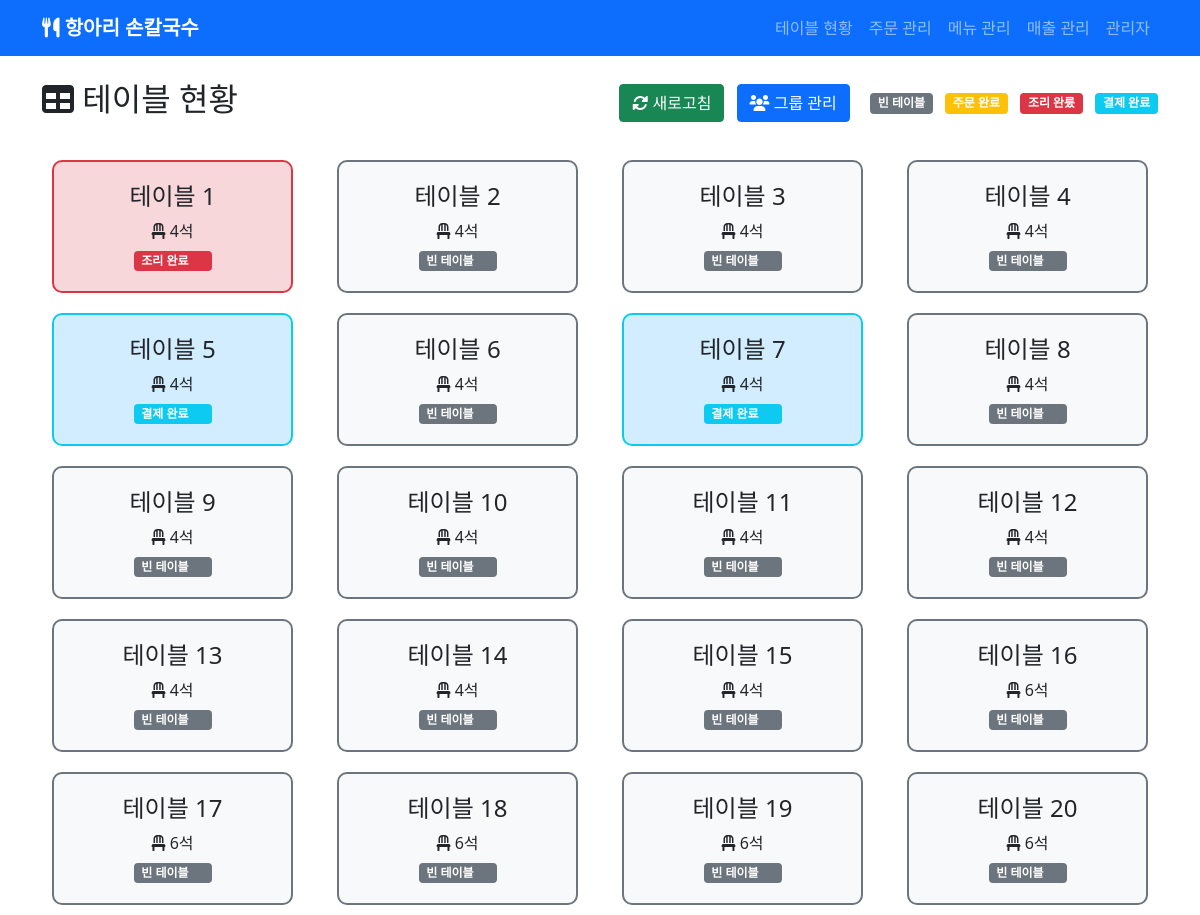
The app's page /, older data.
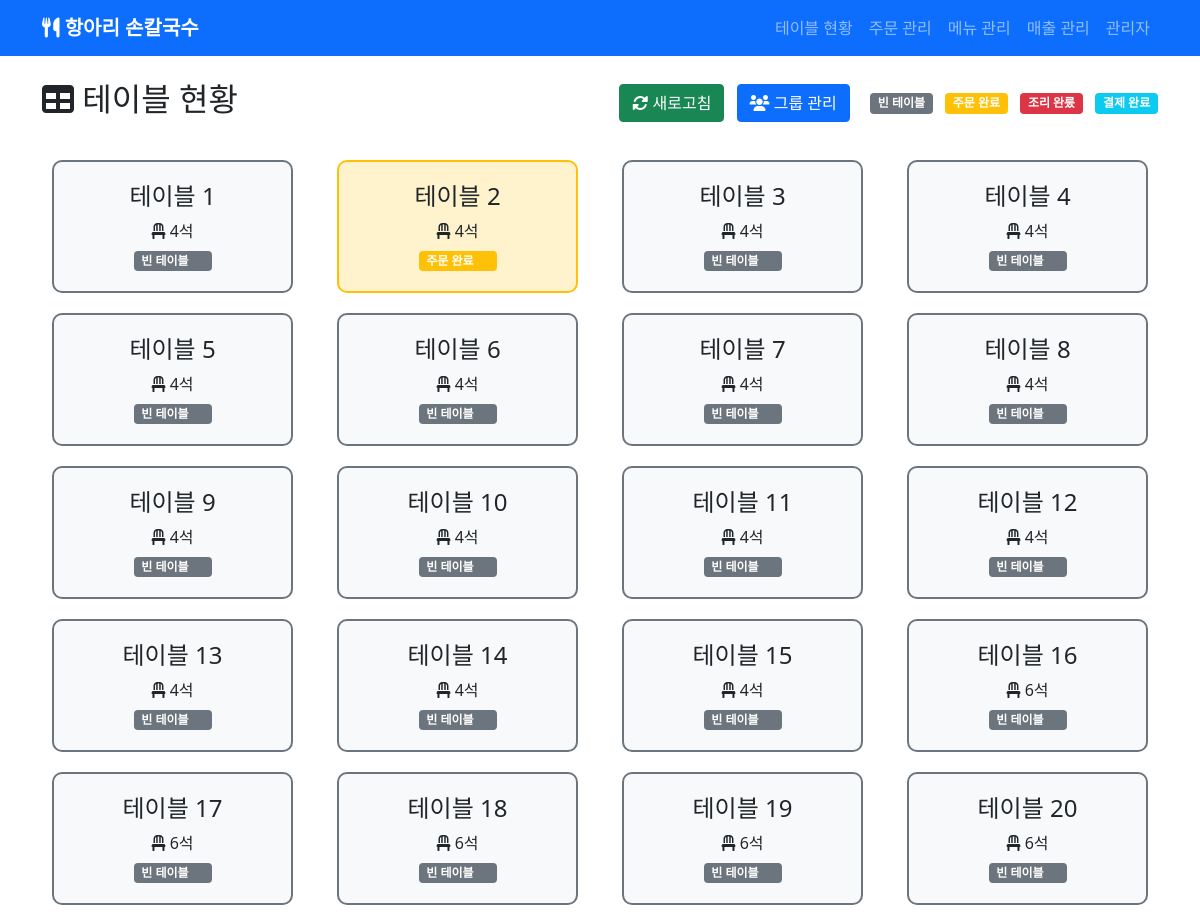
The same page, newer data.
### tables/models.py (models this page shows, shortened)
class Table(models.Model):
    STATUS_CHOICES = [
        ('empty', '빈 테이블'),
        ('ordered', '주문 완료'),
        ('cooking', '조리 완료'),
        ('paid', '결제 완료'),
    ]
    number = models.IntegerField(unique=True, verbose_name='테이블 번호')
    seats = models.IntegerField(default=4, verbose_name='좌석 수')
    status = models.CharField(max_length=10, choices=STATUS_CHOICES, default='empty', verbose_name='상태')
    qr_code = models.ImageField(upload_to='qr_codes/', blank=True, verbose_name='QR코드')
    created_at = models.DateTimeField(auto_now_add=True, verbose_name='생성일시')
    updated_at = models.DateTimeField(auto_now=True, verbose_name='수정일시')
    class Meta:
        verbose_name = '테이블'
        verbose_name_plural = '테이블'
        ordering = ['number']
    def get_group(self):
        try:
            return self.tablegroup_set.first()
        except:
            return None

### tables/views.py (the view)
# urls.py: path('', views.table_dashboard, name='dashboard'),
def table_dashboard(request):
    tables = Table.objects.all().order_by('number')
    return render(request, 'tables/dashboard.html', {'tables': tables})

### templates/tables/dashboard.html (shortened to what this page needs)
{% extends 'base.html' %}
{% block content %}
<div class="d-flex justify-content-between align-items-center mb-4">
    <h2><i class="fas fa-table"></i> 테이블 현황</h2>
    <div>
        <button class="btn btn-success me-2" onclick="location.reload()">
            <i class="fas fa-sync-alt"></i> 새로고침
        </button>
        <button class="btn btn-primary me-3" data-bs-toggle="modal" data-bs-target="#groupModal">
            <i class="fas fa-users"></i> 그룹 관리
        </button>
        <span class="badge bg-secondary me-2">빈 테이블</span>
        <span class="badge bg-warning me-2">주문 완료</span>
        <span class="badge bg-danger me-2">조리 완룼</span>
        <span class="badge bg-info">결제 완료</span>
    </div>
</div>
<div class="row" id="tables-container">
    {% for table in tables %}
    <div class="col-md-3 col-sm-4 col-6">
        <div class="table-card table-{{ table.status }}"
             data-table-id="{{ table.id }}"
             onclick="showTableDetail({{ table.id }})">
            <h4>테이블 {{ table.number }}</h4>
            <p class="mb-1">
                <i class="fas fa-chair"></i> {{ table.seats }}석
            </p>
            <p class="mb-0">
                <span class="badge {% if table.status == 'empty' %}bg-secondary{% elif table.status == 'ordered' %}bg-warning{% elif table.status == 'cooking' %}bg-danger{% elif table.status == 'paid' %}bg-info{% else %}bg-primary{% endif %} status-badge"
                      data-table-id="{{ table.id }}"
                      onclick="event.stopPropagation(); cycleTableStatus({{ table.id }}, '{{ table.status }}')"
                      style="cursor: pointer; user-select: none;"
                      title="클릭하여 상태 변경">
                    {{ table.get_status_display }}
                </span>
            </p>
        </div>
    </div>
    {% endfor %}
</div>
{% endblock %}

### templates/base.html (shortened to what this page needs)
<!DOCTYPE html>
<html lang="ko">
<head>
    <link href="https://cdn.jsdelivr.net/npm/bootstrap@5.1.3/dist/css/bootstrap.min.css" rel="stylesheet">
    <link href="https://cdnjs.cloudflare.com/ajax/libs/font-awesome/6.0.0/css/all.min.css" rel="stylesheet">
</head>
<body>
    <nav class="navbar navbar-expand-lg navbar-dark bg-primary">
        <div class="container">
            <a class="navbar-brand" href="{% url 'tables:dashboard' %}">
                <i class="fas fa-utensils"></i> 항아리 손칼국수
            </a>
            <div class="navbar-nav">
                <a class="nav-link" href="{% url 'tables:dashboard' %}">테이블 현황</a>
                <a class="nav-link" href="{% url 'orders:list' %}">주문 관리</a>
                <a class="nav-link" href="{% url 'menus:list' %}">메뉴 관리</a>
                <a class="nav-link" href="{% url 'reports:dashboard' %}">매출 관리</a>
                <a class="nav-link" href="/admin/">관리자</a>
            </div>
        </div>
    </nav>
    <div class="container mt-4">
        {% block content %}
        {% endblock %}
    </div>
</body>
</html>

### templates/base.html (style rules this page uses)
.table-card { border: 2px solid #ddd; border-radius: 10px; padding: 20px; margin: 10px; text-align: center; cursor: pointer; transition: all 0.3s; min-height: 120px; }
.table-empty { background-color: #f8f9fa; border-color: #6c757d; }
.table-ordered { background-color: #fff3cd; border-color: #ffc107; }
.navbar-brand { font-weight: bold; }
.status-badge { transition: all 0.2s; position: relative; }
.status-badge::after { content: ' 🔄'; font-size: 0.8em; opacity: 0; transition: opacity 0.2s; }

Row changes from the older to the newer data that the page shows:
changed Table (number 1 of 20 on the later page): status "조리 완료" → "빈 테이블"
changed Table (number 2 of 20 on the later page): status "빈 테이블" → "주문 완료"
changed Table (number 5 of 20 on the later page): status "결제 완료" → "빈 테이블"
changed Table (number 7 of 20 on the later page): status "결제 완료" → "빈 테이블"
